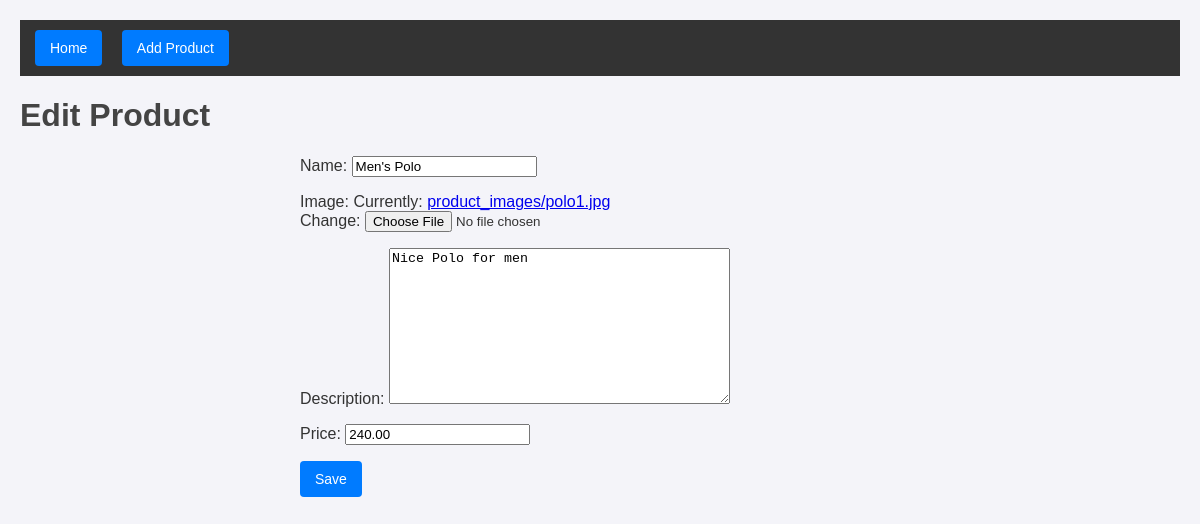
Page /product/5/edit/ on the committed database.
### products/models.py (models this page shows, shortened)
class Product(models.Model):
    name = models.CharField(max_length=200)
    image = models.ImageField(upload_to='product_images/')
    description = models.TextField()
    price = models.DecimalField(max_digits=10, decimal_places=2)

### products/views.py (the view)
# urls.py: path('product/<int:pk>/edit/', views.product_update, name='product_update'),
def product_update(request, pk):
    product = get_object_or_404(Product, pk=pk)
    if request.method == 'POST':
        form = ProductForm(request.POST, request.FILES, instance=product)
        if form.is_valid():
            form.save()
            return redirect('product_list')
    else:
        form = ProductForm(instance=product)
    return render(request, 'product_form.html', {'form': form})

### products/forms.py
class ProductForm(forms.ModelForm):
    class Meta:
        model = Product
        fields = ['name', 'image', 'description', 'price']

### products/templates/product_form.html (shortened to what this page needs)
{% extends 'base.html' %}
{% block content %}
<h1>{% if form.instance.pk %}Edit{% else %}New{% endif %} Product</h1>
<div class="form-container">
    <form method="post" enctype="multipart/form-data">
        {{ form.as_p }}
        <button type="submit" class="button">Save</button>
    </form>
</div>
{% endblock %}

### static/style.css (style rules this page uses)
body { font-family: Arial, sans-serif; margin: 20px; background-color: #f4f4f9; color: #333; }
h1 { color: #444; }
.button { background-color: #007bff; color: white; border: none; border-radius: 4px; padding: 10px 15px; font-size: 14px; cursor: pointer; text-decoration: none; display: inline-block; }
form { max-width: 600px; margin: 0 auto; }

### rows in the picture
Product: name "Men's Polo", description "Nice Polo for men", price "240.00"
